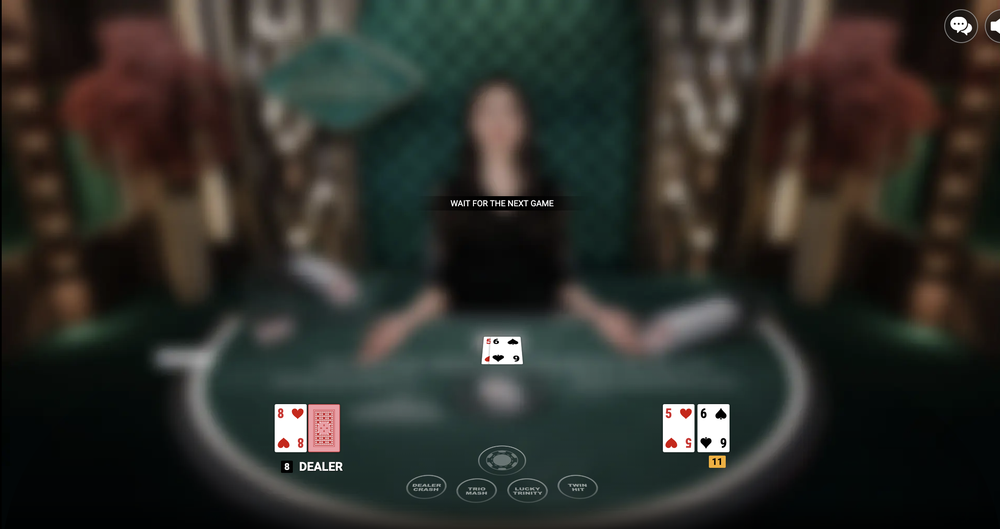
#> input picture samples/test.png, 1000 x 529 px, shrunk from 2370 x 1254 before the run, found by its file name
$ python experimental_detector.py
#> lines starting #> are read from the running program, lines starting #| are printed output that depends on the picture; after the words box and inside, x2 and y2 are one past the last pixel; in counts of white or black regions, pixels touching at a corner belong together

from pathlib import Path
import cv2
import numpy as np

INPUT = Path("samples/test.png")
OUTPUT = Path("output")
OUTPUT.mkdir(exist_ok=True)

image = cv2.imread(str(INPUT))
#> image is the input picture: shape (529, 1000, 3); mean B, G, R 41.7, 47, 46.9
if image is None:
    raise FileNotFoundError(INPUT)

hsv = cv2.cvtColor(image, cv2.COLOR_BGR2HSV)
#> hsv: shape (529, 1000, 3); mean H, S, V 51, 93.2, 53.5

# Bright, low-saturation pixels
white_mask = cv2.inRange(
    hsv,
    np.array([0, 0, 180]),
    np.array([179, 80, 255])
)
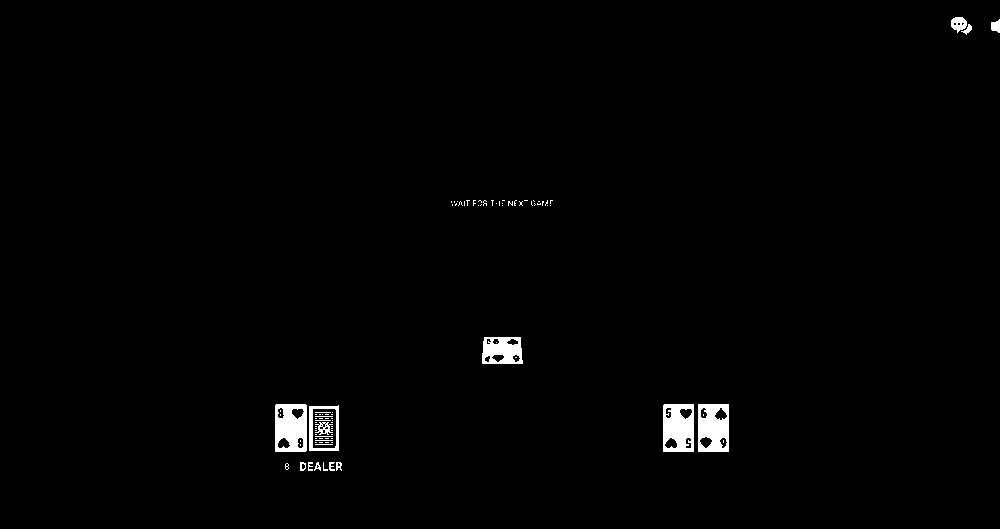
#> white_mask: shape (529, 1000); 1.1% white; 92 white regions (78 under 20 px), largest, box (x1, y1, x2, y2) and area: (275, 404, 307, 452) 1279, (663, 404, 694, 452) 1249, (698, 404, 729, 452) 1233

# Saturated red pixels, allowing both hue ranges
red_low = cv2.inRange(
    hsv,
    np.array([0, 90, 75]),
    np.array([12, 255, 255])
)
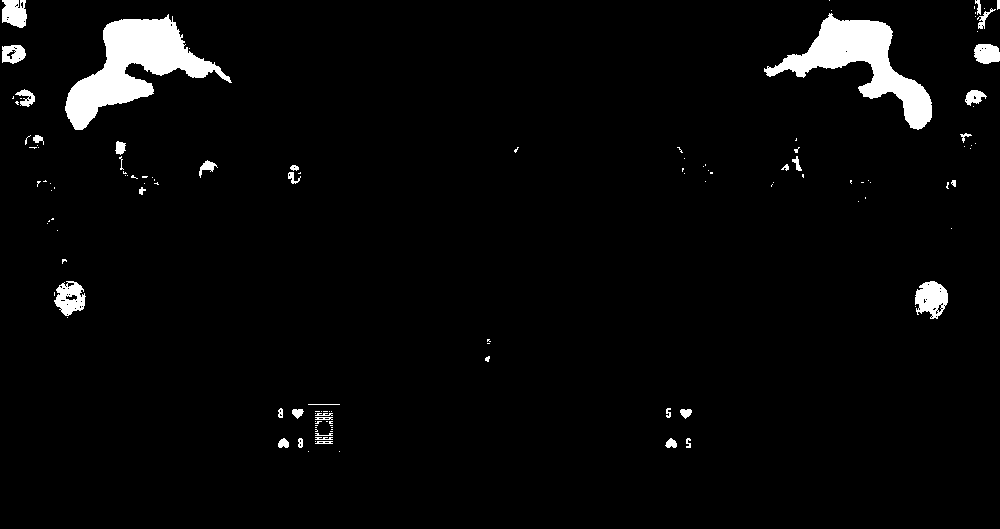
#> red_low: shape (529, 1000); 3.5% white; 126 white regions (88 under 20 px), largest, box (x1, y1, x2, y2) and area: (65, 14, 232, 130) 7371, (764, 13, 932, 130) 6228, (915, 281, 948, 319) 862

red_high = cv2.inRange(
    hsv,
    np.array([170, 90, 75]),
    np.array([179, 255, 255])
)
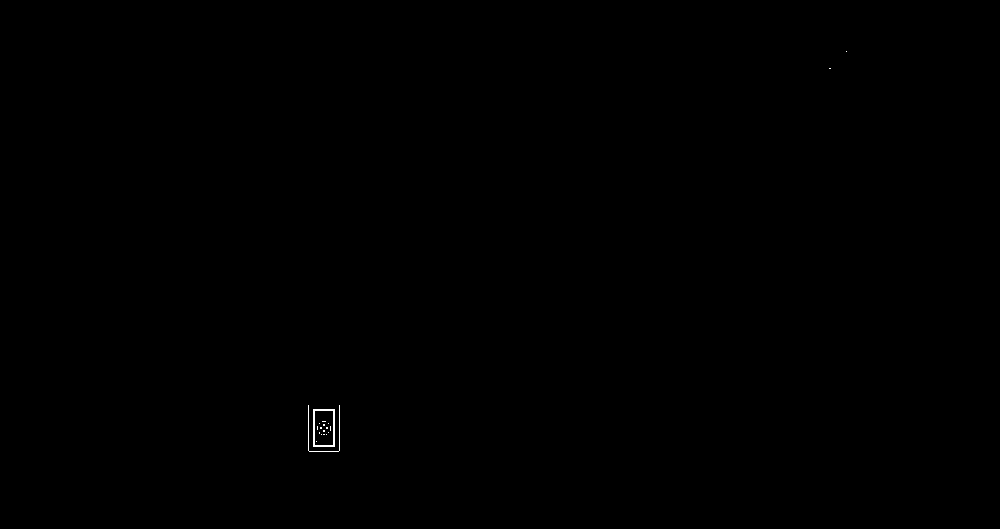
#> red_high: shape (529, 1000); 0.07% white in thin lines or dots, all inside (x1, y1, x2, y2) = (308, 51, 847, 452)

red_mask = cv2.bitwise_or(red_low, red_high)
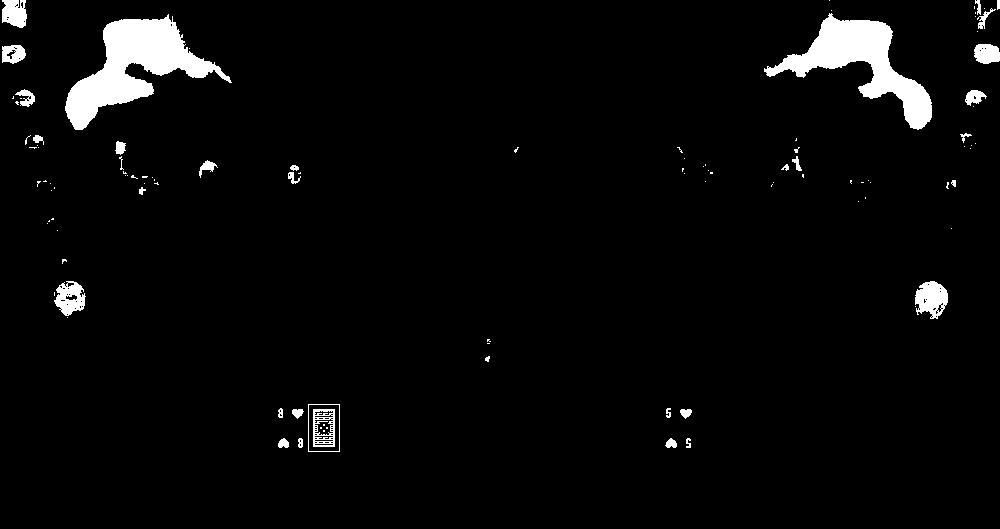
#> red_mask: shape (529, 1000); 3.6% white; 106 white regions (72 under 20 px), largest, box (x1, y1, x2, y2) and area: (65, 14, 232, 130) 7371, (764, 13, 932, 130) 6231, (915, 281, 948, 319) 862

def find_candidates(mask, label):
#> called with label = 'Face up'
    kernel = np.ones((3, 3), np.uint8)
    cleaned = cv2.morphologyEx(
        mask, cv2.MORPH_CLOSE, kernel
    )
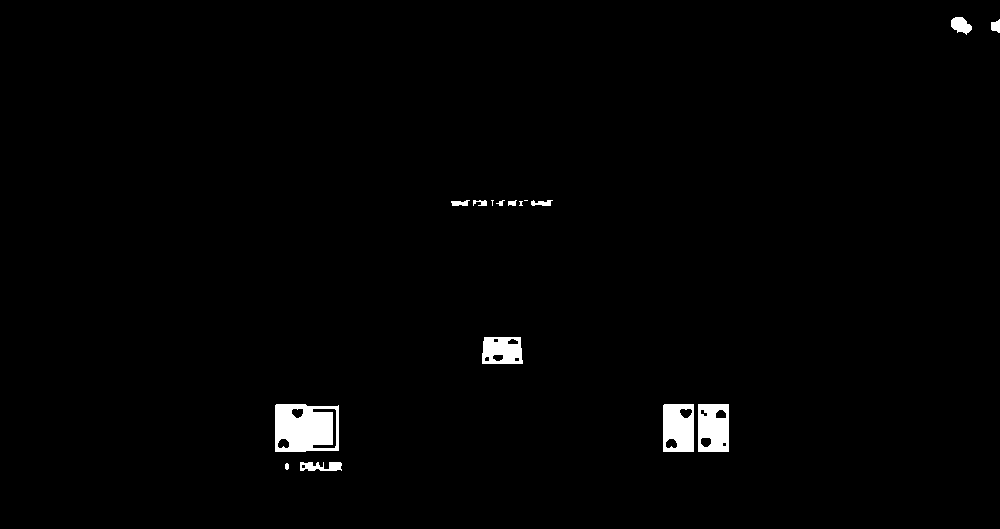
#> cleaned: shape (529, 1000); 1.3% white; 16 white regions (3 under 20 px)

    contours, _ = cv2.findContours(
        cleaned,
        cv2.RETR_EXTERNAL,
        cv2.CHAIN_APPROX_SIMPLE
    )
#> contours = 16 contours, 5 with area under 20; largest, box (x1, y1, x2, y2) and area: (275, 404, 339, 452) 2864, (698, 404, 729, 452) 1410, (663, 404, 694, 452) 1410, (482, 337, 523, 364) 988, (300, 462, 342, 471) 223

    candidates = []

    for contour in contours:
        x, y, w, h = cv2.boundingRect(contour)

        area = w * h
        if area < 250:
            continue

        aspect = w / max(h, 1)

        if 0.35 <= aspect <= 1.2:
            candidates.append(
                (x, y, w, h, label)
            )
#> this loop made 16 passes
#> (x, y, w, h, area) on passes 1, 7, 8, 10, 11, 13, 14, 15: (285, 463, 4, 7, 28), (519, 201, 4, 5, 20), (531, 200, 22, 6, 132), (508, 200, 9, 6, 54), (496, 200, 9, 6, 54), (473, 200, 14, 6, 84), (451, 200, 19, 6, 114), (991, 19, 9, 14, 126)
#> (x, y, w, h, area, aspect) on passes 2, 4, 5, 6, 16: (300, 462, 42, 9, 378, 4.67), (663, 404, 31, 48, 1488, 0.646), (275, 404, 64, 48, 3072, 1.33), (482, 337, 41, 27, 1107, 1.52), (951, 17, 21, 18, 378, 1.17)
#> after the loop, candidates = [(698, 404, 31, 48, 'Face up'), (663, 404, 31, 48, 'Face up'), (951, 17, 21, 18, 'Face up')]

    return candidates

detections = (
    find_candidates(white_mask, "Face up")
    + find_candidates(red_mask, "Red candidate")
)
#> call 2 of find_candidates, with label = 'Red candidate'
#> in find_candidates (call 2), `kernel = np.ones((3, 3), np.uint8)`: kernel = [[1, 1, 1], [1, 1, 1], [1, 1, 1]]
#> in find_candidates (call 2), `cleaned = cv2.morphologyEx( mask, cv2.MORPH_CLOSE, kernel )`:
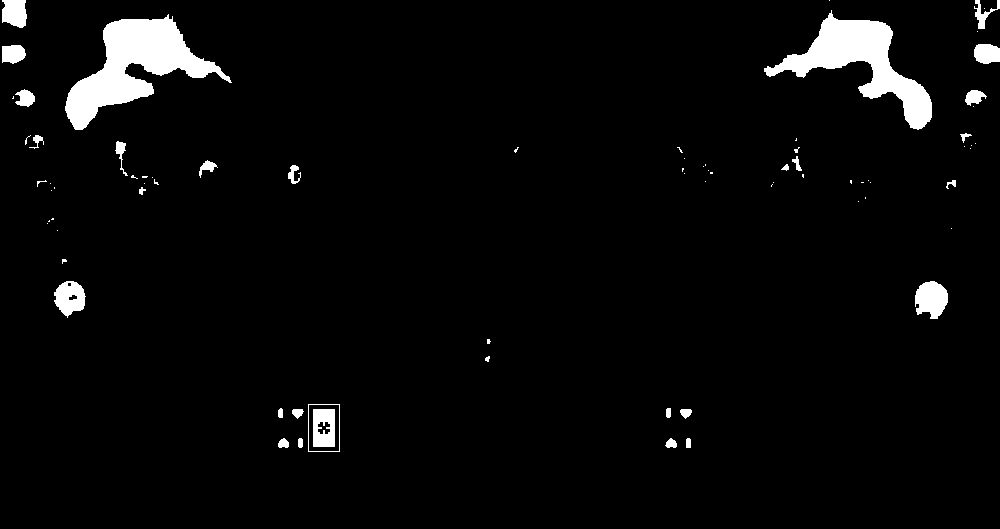
#> cleaned: shape (529, 1000); 3.8% white; 77 white regions (47 under 20 px)
#> in find_candidates (call 2), `contours, _ = cv2.findContours( cleaned, cv2.RETR_EXTERNAL, cv2.CHAIN_..`: contours = 76 contours, 48 with area under 20; largest, box (x1, y1, x2, y2) and area: (65, 14, 232, 130) 7165, (764, 10, 932, 130) 6008, (308, 404, 340, 452) 1457, (915, 281, 948, 319) 866, (54, 281, 86, 318) 768
#> the loop in find_candidates (call 2), `for contour in contours:` made 76 passes
#> (x, y, w, h, area) on passes 1, 2, 3, 4, 5, 6, 7, 8, 10, 11, 14, 23: (686, 438, 5, 10, 50), (665, 438, 12, 10, 120), (298, 438, 5, 10, 50), (278, 438, 11, 10, 110), (680, 409, 12, 10, 120), (292, 409, 12, 10, 120), (666, 408, 5, 10, 50), (278, 408, 5, 10, 50), (485, 356, 5, 6, 30), (487, 339, 4, 5, 20), (62, 259, 5, 5, 25), (139, 187, 7, 8, 56)
#> (x, y, w, h, area, aspect) on passes 12, 13, 49, 59, 67, 74: (915, 281, 33, 38, 1254, 0.868), (54, 281, 32, 37, 1184, 0.865), (199, 160, 19, 18, 342, 1.06), (115, 141, 13, 35, 455, 0.371), (15, 89, 20, 18, 360, 1.11), (974, 0, 26, 29, 754, 0.897)
#> after the loop in find_candidates (call 2), `for contour in contours:`: candidates = 8 items
#> detections = 11 items, first 6: (698, 404, 31, 48, 'Face up'), (663, 404, 31, 48, 'Face up'), (951, 17, 21, 18, 'Face up'), (308, 404, 32, 48, 'Red candidate'), (915, 281, 33, 38, 'Red candidate'), (54, 281, 32, 37, 'Red candidate')

annotated = image.copy()

for x, y, w, h, label in detections:
    color = (0, 255, 0) if label == "Face up" else (255, 0, 255)

    cv2.rectangle(
        annotated,
        (x, y),
        (x + w, y + h),
        color,
        2
    )

    cv2.putText(
        annotated,
        label,
        (x, max(15, y - 8)),
        cv2.FONT_HERSHEY_SIMPLEX,
        0.5,
        color,
        2
    )
#> this loop made 11 passes
#> (x, y, w, h, label, color) on passes 1 to 11: (698, 404, 31, 48, 'Face up', (0, 255, 0)), (663, 404, 31, 48, 'Face up', (0, 255, 0)), (951, 17, 21, 18, 'Face up', (0, 255, 0)), (308, 404, 32, 48, 'Red candidate', (255, 0, 255)), (915, 281, 33, 38, 'Red candidate', (255, 0, 255)), (54, 281, 32, 37, 'Red candidate', (255, 0, 255)), (199, 160, 19, 18, 'Red candidate', (255, 0, 255)), (115, 141, 13, 35, 'Red candidate', (255, 0, 255)), (15, 89, 20, 18, 'Red candidate', (255, 0, 255)), (974, 0, 26, 29, 'Red candidate', (255, 0, 255)), (2, 0, 25, 28, 'Red candidate', (255, 0, 255))
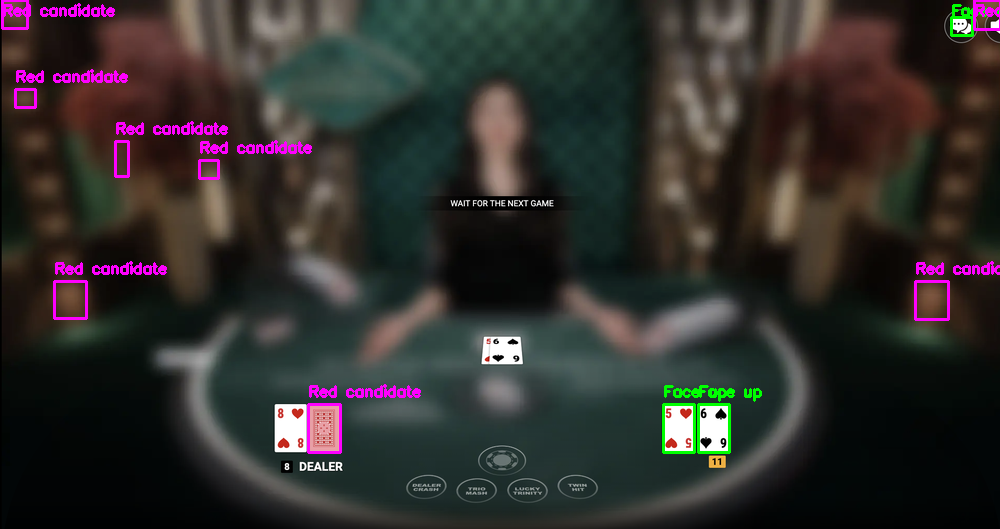
#> annotated: shape (529, 1000, 3); 1.89% of pixels changed, all inside (x1, y1, x2, y2) = (1, 0, 1000, 454)

cv2.imwrite(
    str(OUTPUT / "experimental.png"),
    annotated
)

cv2.imwrite(
    str(OUTPUT / "red_mask.png"),
    red_mask
)

print(f"Found {len(detections)} candidate regions")
#| Found 11 candidate regions
